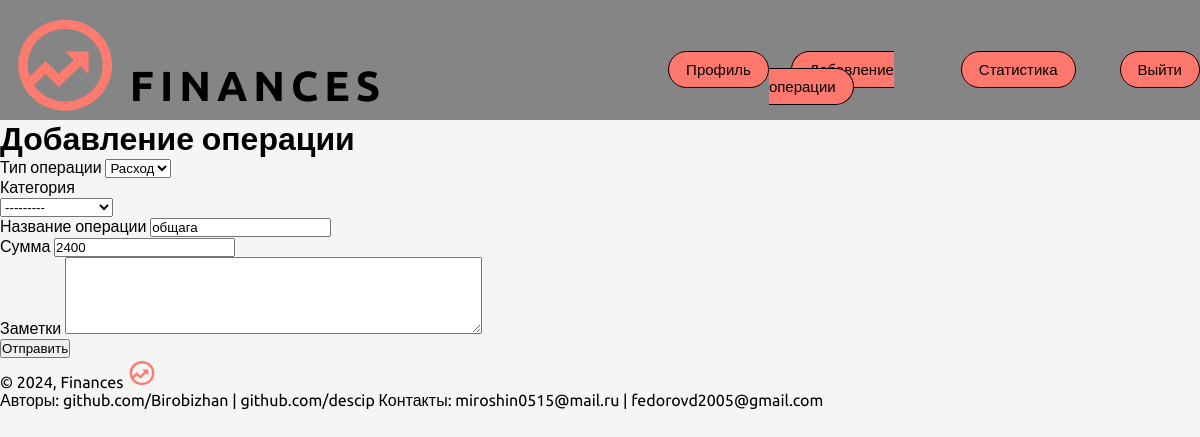
Screenshot of /edit/32/ (signed in) with the database file from the repository.
### finance_site/models.py (models this page shows, shortened)
class Finance_site(models.Model):
    class Type(models.TextChoices):
        INCOME = '0', 'Доход'
        EXPENSES = '1', 'Расход'
    operation_type = models.CharField(max_length=10, choices=Type.choices, default=1, verbose_name='Тип операции')
    cat = models.ForeignKey('Category', on_delete=models.PROTECT, related_name='posts', verbose_name='Категории', null=True)
    operation_name = models.CharField(max_length=255, verbose_name='Название операции')
    notes = models.TextField(blank=True, verbose_name='Заметки')
    amount = models.IntegerField(verbose_name='Сумма')
    author = models.ForeignKey('auth.user', on_delete=models.PROTECT, verbose_name='Автор', editable=False)
    time_create = models.DateTimeField(auto_now_add=True, verbose_name='Время создания')
    objects = models.Manager()
    class Meta:
        verbose_name = 'Операции'
        verbose_name_plural = "Операции"
        ordering = ['-time_create']
        indexes = [
            models.Index(fields=['-time_create'])
        ]

### finance_site/views.py (the view, shortened to what this page needs)
# urls.py: path('edit/<int:pk>/', views.UpdatePage.as_view(), name='edit_page'),
class UpdatePage(LoginRequiredMixin, UpdateView):
    model = Finance_site
    form_class = AddOperationForm
    template_name = 'finance/addpage.html'
    success_url = reverse_lazy('users:profile')
    extra_context = {'title': "Изменение операции"}
    def dispatch(self, request, *args, **kwargs):
        obj = self.get_object()
        if obj.author != request.user:
            return self.handle_no_permission()
        return super().dispatch(request, *args, **kwargs)

### finance_site/forms.py (shortened to what this page needs)
class AddOperationForm(forms.ModelForm):
    cat1 = forms.ModelChoiceField(queryset=Category.objects.filter(type=0), label='Категории', required=False)
    cat2 = forms.ModelChoiceField(queryset=Category.objects.filter(type=1), label='Категории', required=False)
    class Meta:
        model = Finance_site
        fields = ['operation_type', 'operation_name', 'amount', 'notes']
        widgets = {
            'operation_name': forms.TextInput(attrs={'class': 'form-input'}),
            'notes': forms.Textarea(attrs={'cols': 50, 'rows': 5})
        }

### finance_site/models.py (called while the page is built)
    def __str__(self):
        return self.name

### finance_site/templates/finance/addpage.html (shortened to what this page needs)
{% extends 'base.html' %}
{% block dop_info %}
    <link type="text/css" href="../../static/finance_site/css/addpage.css" rel="stylesheet">
{% endblock %}
{% block content %}
    <div class="hero--container">
        <h1>Добавление операции</h1>
        <form action="" method="POST" class="form-container">
            <div class="form-group">
                <label class="form-label" for="{{ form.operation_type.id_for_label }}">{{ form.operation_type.label }}</label>
                {{ form.operation_type }}
            </div>
            <div id="field2" style="display: none">
                <p>Категория</p>
                {{ form.cat2 }}
            </div>
            {% for f in form %}
                {% if f.name != 'operation_type' and f.name != 'cat1' and f.name != 'cat2' %}
                    <div class="form-group">
                        <label class="form-label" for="{{ f.id_for_label }}">{{ f.label }}</label>
                        {{ f }}
                    </div>
                {% endif %}
            {% endfor %}
            <div class="form-group">
                <button type="submit" class="btn-submit">Отправить</button>
            </div>
        </form>
    </div>
{% endblock %}

### rows the page displays
Finance_site: operation_type "Расход", form "общага" "2400"

### other values shown
{{ f.label }} "Название операции" "Сумма" "Заметки"
